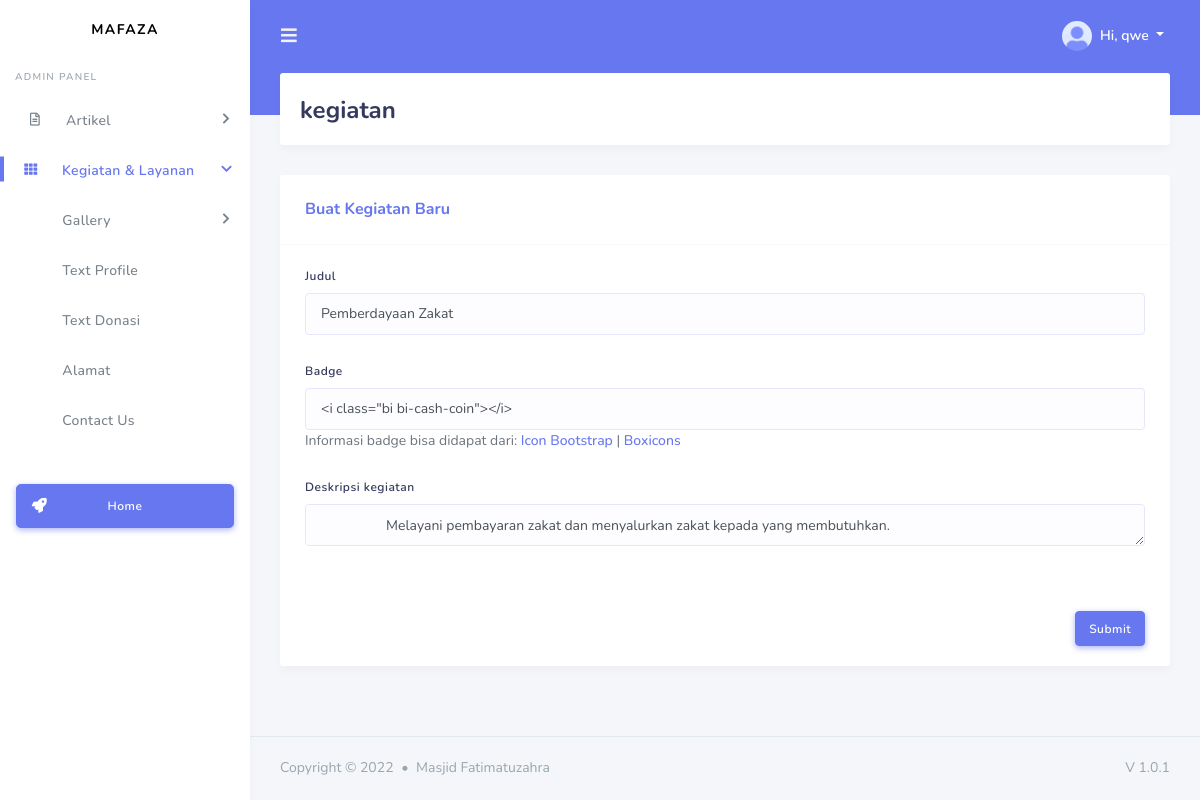
Screenshot of /admin?page=update-kegiatan&update_id=1 (signed in) with the database file from the repository.
### tables this page shows
CREATE TABLE `t_kegiatan` (
  `id_kegiatan` int(11) NOT NULL,
  `title` varchar(100) NOT NULL,
  `description` varchar(255) NOT NULL,
  `badge` varchar(50) NOT NULL,
  `created_at` timestamp NULL DEFAULT current_timestamp()
);

### core/update_kegiatan.php (the view, shortened to what this page needs)
<?php
include_once("../config.php");
if (isset($_GET['update_id'])) {
  $id = $_GET['update_id'];
  if ($result = $mysqli->query("SELECT * FROM t_kegiatan where id_kegiatan = $id")) {
  }
} else {
  header("location: /admin?page=list-kegiatan");
}
?>
<section class="section">
  <div class="section-header">
    <h1>kegiatan</h1>
  </div>
  <div class="section-body">
    <?php
    while ($d = mysqli_fetch_array($result)) {
    ?>
      <div class="row">
        <div class="col-12 col-md-12 col-lg-12">
          <div class="card">
            <form action="core/update_kegiatan_act.php?id=<?php echo $d['id_kegiatan'] ?>" enctype="multipart/form-data" method="post">
              <div class="card-header">
                <h4>Buat Kegiatan Baru</h4>
              </div>
              <div class="card-body">
                <div class="form-group">
                  <label>Judul</label>
                  <input name="judul" type="text" class="form-control" required="" placeholder="Judul kegiatan" value="<?php echo $d['title'] ?>">
                </div>
                <div class="form-group">
                  <label>Badge</label>
                  <input name="badge" type="text" class="form-control" required="" placeholder='<i class="bi bi-arrow-left"></i>' value='<?php echo $d["badge"] ?>'>
                  Informasi badge bisa didapat dari: <a href="https://icons.getbootstrap.com/" class="link-info" target="_blank">Icon Bootstrap</a> |
                  <a href="https://boxicons.com/" class="link-info" target="_blank">Boxicons</a>
                </div>
                <div class="form-group">
                  <label>Deskripsi kegiatan</label>
                  <textarea name="editor1" id="editor1" class="form-control" required="" placeholder="Judul kegiatan">
                  <?php echo $d['description'] ?>
                </textarea>
                </div>
              </div>
              <div class="card-footer text-right">
                <input type="submit" value="Submit" name="submit" class="btn btn-primary">
              </div>
            </form>
          </div>
        </div>
      </div>
    <?php
    }
    ?>
  </div>
</section>

### rows the page displays
t_kegiatan: judul "Pemberdayaan Zakat", badge "<i class=\"bi bi-cash-coin\"></i>", editor1 "Melayani pembayaran zakat dan menyalurkan zakat kepada yang membutuhkan."

### other values shown
$_SESSION['nama'] "qwe"
